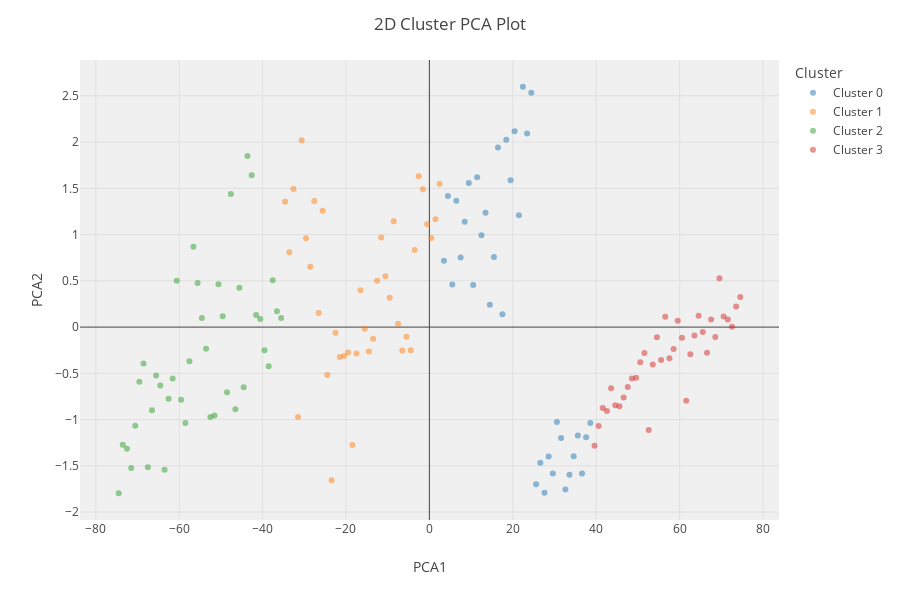

The cell this chart's notebook holds for it:
### Markdown cell above
## Visualisasi Hasil Clustering

### Code cell
# Visualisasi 2D dari cluster yang terbentuk
# Plot ini mengurangi dimensi data (biasanya dengan PCA) untuk menampilkannya dalam 2D
plot_model(kmeans_model, plot='cluster')

### Figure 1 — Plotly figure (JSON) as saved in the notebook; plotly's stock layout.template omitted (floating-point values rounded to 4 significant figures)
{"data": [{"customdata": [[56], [51], [50], [49], [48], [47], [46], [52], [45], [43], [42], [41], [40], [39], [38], [44], [37], [53], [55], [70], [69], [68], [67], [66], [65], [54], [64], [62], [61], [60], [59], [58], [57], [63], [71], [72]], "hovertemplate": "Cluster=Cluster 0<br>PCA1=%{x}<br>PCA2=%{y}<br>Feature=%{customdata[0]}<extra></extra>", "legendgroup": "Cluster 0", "marker": {"color": "#1F77B4", "opacity": 0.5, "symbol": "circle"}, "mode": "markers", "name": "Cluster 0", "orientation": "v", "showlegend": true, "textposition": "top center", "type": "scatter", "x": [19.45, 24.42, 25.6, 26.59, 27.6, 28.59, 29.59, 23.44, 30.57, 32.6, 33.59, 34.59, 35.58, 36.6, 37.58, 31.58, 38.58, 22.42, 20.44, 5.492, 6.454, 7.483, 8.464, 9.453, 10.5, 21.47, 11.45, 13.47, 14.51, 15.48, 16.44, 17.51, 18.44, 12.48, 4.449, 3.482], "xaxis": "x", "y": [1.587, 2.533, -1.698, -1.466, -1.789, -1.399, -1.582, 2.093, -1.027, -1.755, -1.595, -1.396, -1.173, -1.582, -1.191, -1.2, -1.037, 2.598, 2.116, 0.4599, 1.367, 0.752, 1.138, 1.557, 0.456, 1.209, 1.62, 1.236, 0.2407, 0.7567, 1.94, 0.1376, 2.025, 0.9915, 1.416, 0.7177], "yaxis": "y"}, {"customdata": [[77], [96], [97], [98], [99], [100], [101], [73], [102], [104], [105], [106], [107], [108], [109], [103], [95], [94], [93], [78], [79], [80], [81], [82], [83], [84], [85], [86], [87], [88], [89], [90], [91], [92], [76], [74], [75], [110]], "hovertemplate": "Cluster=Cluster 1<br>PCA1=%{x}<br>PCA2=%{y}<br>Feature=%{customdata[0]}<extra></extra>", "legendgroup": "Cluster 1", "marker": {"color": "#FF7F0E", "opacity": 0.5, "symbol": "circle"}, "mode": "markers", "name": "Cluster 1", "orientation": "v", "showlegend": true, "textposition": "top center", "type": "scatter", "x": [-1.553, -20.49, -21.5, -22.51, -23.44, -24.49, -25.59, 2.444, -26.54, -28.56, -29.58, -30.62, -31.5, -32.6, -33.57, -27.59, -19.5, -18.45, -17.49, -2.562, -3.531, -4.483, -5.493, -6.487, -7.499, -8.55, -9.516, -10.52, -11.54, -12.52, -13.5, -14.49, -15.51, -16.52, -0.5362, 1.46, 0.4703, -34.6], "xaxis": "x", "y": [1.489, -0.3135, -0.3223, -0.06076, -1.656, -0.5183, 1.257, 1.551, 0.1518, 0.6534, 0.9614, 2.02, -0.9713, 1.493, 0.8089, 1.363, -0.2748, -1.275, -0.2846, 1.631, 0.8339, -0.2516, -0.1055, -0.2521, 0.03669, 1.145, 0.3176, 0.5492, 0.9689, 0.5017, -0.1267, -0.2645, -0.01899, 0.398, 1.112, 1.166, 0.9625, 1.356], "yaxis": "y"}, {"customdata": [[133], [134], [135], [136], [137], [138], [139], [132], [114], [142], [143], [144], [145], [146], [147], [148], [141], [140], [131], [129], [113], [115], [116], [117], [118], [119], [120], [121], [122], [123], [124], [125], [126], [127], [128], [130], [112], [150], [149], [111]], "hovertemplate": "Cluster=Cluster 2<br>PCA1=%{x}<br>PCA2=%{y}<br>Feature=%{customdata[0]}<extra></extra>", "legendgroup": "Cluster 2", "marker": {"color": "#2CA02C", "opacity": 0.5, "symbol": "circle"}, "mode": "markers", "name": "Cluster 2", "orientation": "v", "showlegend": true, "textposition": "top center", "type": "scatter", "x": [-57.54, -58.51, -59.53, -60.58, -61.54, -62.53, -63.5, -56.59, -38.53, -66.53, -67.5, -68.55, -69.54, -70.52, -71.51, -72.51, -65.54, -64.54, -55.57, -53.55, -37.56, -39.54, -40.55, -41.55, -42.61, -43.62, -44.52, -45.57, -46.52, -47.61, -48.52, -49.56, -50.57, -51.51, -52.51, -54.56, -36.55, -74.5, -73.52, -35.54], "xaxis": "x", "y": [-0.3687, -1.037, -0.7846, 0.5015, -0.555, -0.7733, -1.543, 0.8691, -0.4225, -0.8988, -1.514, -0.3939, -0.5905, -1.065, -1.522, -1.315, -0.5232, -0.632, 0.4759, -0.2327, 0.5051, -0.2493, 0.08831, 0.1296, 1.64, 1.849, -0.6489, 0.4258, -0.8876, 1.438, -0.7047, 0.116, 0.4624, -0.9559, -0.9723, 0.09876, 0.1717, -1.796, -1.272, 0.09751], "yaxis": "y"}, {"customdata": [[3], [17], [16], [15], [14], [13], [12], [2], [11], [9], [8], [7], [6], [5], [4], [18], [10], [19], [21], [36], [35], [34], [33], [32], [31], [30], [29], [28], [27], [26], [25], [24], [23], [22], [20], [1]], "hovertemplate": "Cluster=Cluster 3<br>PCA1=%{x}<br>PCA2=%{y}<br>Feature=%{customdata[0]}<extra></extra>", "legendgroup": "Cluster 3", "marker": {"color": "#D62728", "opacity": 0.5, "symbol": "circle"}, "mode": "markers", "name": "Cluster 3", "orientation": "v", "showlegend": true, "textposition": "top center", "type": "scatter", "x": [72.56, 58.56, 59.55, 60.56, 61.58, 62.57, 63.56, 73.55, 64.55, 66.57, 67.55, 68.56, 69.54, 70.56, 71.56, 57.57, 65.56, 56.55, 54.55, 39.59, 40.58, 41.58, 42.58, 43.57, 44.57, 45.58, 46.58, 47.57, 48.57, 49.57, 50.56, 51.56, 52.59, 53.56, 55.56, 74.55], "xaxis": "x", "y": [0.003599, -0.238, 0.06834, -0.1165, -0.796, -0.2943, -0.08969, 0.2235, 0.1225, -0.2781, 0.08234, -0.1082, 0.5268, 0.114, 0.08282, -0.3377, -0.05379, 0.1112, -0.1086, -1.283, -1.069, -0.8736, -0.9081, -0.6614, -0.8453, -0.8546, -0.7611, -0.6463, -0.557, -0.5478, -0.3792, -0.2792, -1.113, -0.4049, -0.3556, 0.3263], "yaxis": "y"}], "layout": {"height": 600, "legend": {"title": {"text": "Cluster"}, "tracegroupgap": 0}, "margin": {"t": 60}, "plot_bgcolor": "rgb(240,240,240)", "title": {"text": "2D Cluster PCA Plot"}, "xaxis": {"anchor": "y", "domain": [0, 1], "title": {"text": "PCA1"}}, "yaxis": {"anchor": "x", "domain": [0, 1], "title": {"text": "PCA2"}}}}
